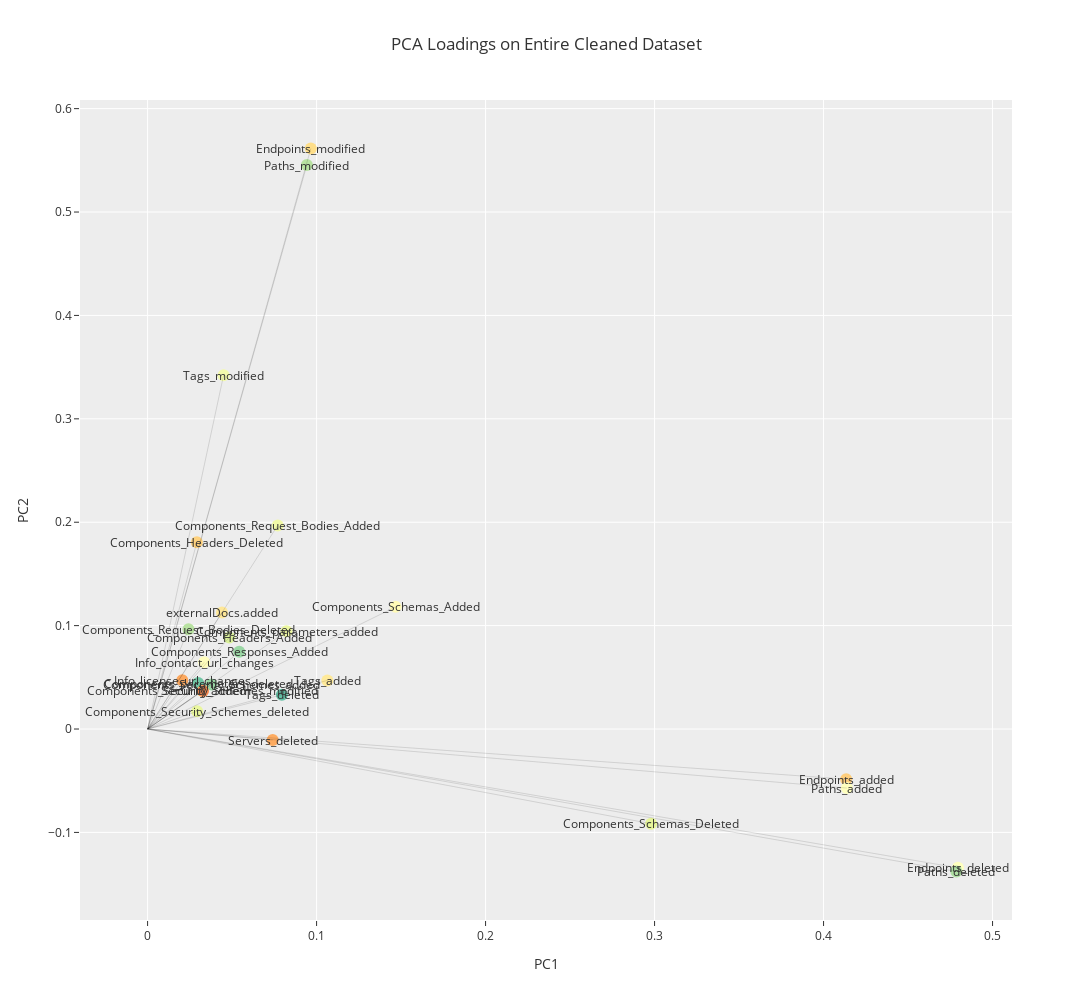

Notebook code cell kept with this figure:
### Code cell
import plotly.graph_objs as go
import numpy as np

# Get the loadings of x and y axes
xs = loadings_df_high_corr['PC1']
ys = loadings_df_high_corr['PC2']

# Create a scatterplot of the loadings with vectors
fig = go.Figure(data=[go.Scatter(
    x=xs,
    y=ys,
    mode='markers',
    marker=dict(
        size=12,
        color=np.random.randn(500), #set color equal to a variable
        colorscale='spectral', # one of plotly colorscales
        showscale=False
    )
)])
for i in range(len(xs)):
 fig.add_shape(
        type="line",
        x0=0,
        y0=0,
        x1=xs[i],
        y1=ys[i],
        line=dict(
            color="black",
            width=0.4
        )
    )
for i in range(len(xs)):
    fig.add_annotation(
        x=xs[i],
        y=ys[i],
        text=loadings_df_high_corr.index[i],
        showarrow=False
    )

fig.update_layout(template='ggplot2', title='PCA Loadings on Entire Cleaned Dataset ', width=1400, height=1000, showlegend=False,xaxis_title='PC1', yaxis_title='PC2')

### Figure 1 — Plotly figure (JSON) as saved in the notebook; plotly's stock layout.template omitted (floating-point values rounded to 4 significant figures; data arrays with more than 128 entries replaced by an {"elided": "..."} marker saying what was removed)
{"data": [{"marker": {"color": {"elided": "500 float values"}, "colorscale": [[0, "rgb(158,1,66)"], [0.1, "rgb(213,62,79)"], [0.2, "rgb(244,109,67)"], [0.3, "rgb(253,174,97)"], [0.4, "rgb(254,224,139)"], [0.5, "rgb(255,255,191)"], [0.6, "rgb(230,245,152)"], [0.7, "rgb(171,221,164)"], [0.8, "rgb(102,194,165)"], [0.9, "rgb(50,136,189)"], [1, "rgb(94,79,162)"]], "showscale": false, "size": 12}, "mode": "markers", "type": "scatter", "x": [0.04403, 0.4134, 0.4795, 0.08222, 0.07401, 0.4138, 0.4786, 0.03774, 0.02931, 0.1064, 0.07946, 0.04831, 0.02915, 0.07701, 0.02421, 0.05423, 0.1468, 0.298, 0.03349, 0.02053, 0.02991, 0.03246, 0.04496, 0.09426, 0.03279, 0.0966], "y": [0.1128, -0.0485, -0.1343, 0.09453, -0.01064, -0.05711, -0.1378, 0.04316, 0.01714, 0.04702, 0.03306, 0.08845, 0.1807, 0.1969, 0.09651, 0.07464, 0.1181, -0.09156, 0.06449, 0.04721, 0.04448, 0.03686, 0.3421, 0.5455, 0.03687, 0.5615]}], "layout": {"annotations": [{"showarrow": false, "text": "externalDocs.added", "x": 0.04403, "y": 0.1128}, {"showarrow": false, "text": "Endpoints_added", "x": 0.4134, "y": -0.0485}, {"showarrow": false, "text": "Endpoints_deleted", "x": 0.4795, "y": -0.1343}, {"showarrow": false, "text": "Components_parameters_added", "x": 0.08222, "y": 0.09453}, {"showarrow": false, "text": "Servers_deleted", "x": 0.07401, "y": -0.01064}, {"showarrow": false, "text": "Paths_added", "x": 0.4138, "y": -0.05711}, {"showarrow": false, "text": "Paths_deleted", "x": 0.4786, "y": -0.1378}, {"showarrow": false, "text": "Components_Security_Schemes_added", "x": 0.03774, "y": 0.04316}, {"showarrow": false, "text": "Components_Security_Schemes_deleted", "x": 0.02931, "y": 0.01714}, {"showarrow": false, "text": "Tags_added", "x": 0.1064, "y": 0.04702}, {"showarrow": false, "text": "Tags_deleted", "x": 0.07946, "y": 0.03306}, {"showarrow": false, "text": "Components_Headers_Added", "x": 0.04831, "y": 0.08845}, {"showarrow": false, "text": "Components_Headers_Deleted", "x": 0.02915, "y": 0.1807}, {"showarrow": false, "text": "Components_Request_Bodies_Added", "x": 0.07701, "y": 0.1969}, {"showarrow": false, "text": "Components_Request_Bodies_Deleted", "x": 0.02421, "y": 0.09651}, {"showarrow": false, "text": "Components_Responses_Added", "x": 0.05423, "y": 0.07464}, {"showarrow": false, "text": "Components_Schemas_Added", "x": 0.1468, "y": 0.1181}, {"showarrow": false, "text": "Components_Schemas_Deleted", "x": 0.298, "y": -0.09156}, {"showarrow": false, "text": "Info_contact_url_changes", "x": 0.03349, "y": 0.06449}, {"showarrow": false, "text": "Info_license_url_changes", "x": 0.02053, "y": 0.04721}, {"showarrow": false, "text": "Components_parameters_deleted", "x": 0.02991, "y": 0.04448}, {"showarrow": false, "text": "Components_Security_Schemes_modified", "x": 0.03246, "y": 0.03686}, {"showarrow": false, "text": "Tags_modified", "x": 0.04496, "y": 0.3421}, {"showarrow": false, "text": "Paths_modified", "x": 0.09426, "y": 0.5455}, {"showarrow": false, "text": "Security_added", "x": 0.03279, "y": 0.03687}, {"showarrow": false, "text": "Endpoints_modified", "x": 0.0966, "y": 0.5615}], "height": 1000, "shapes": [{"line": {"color": "black", "width": 0.4}, "type": "line", "x0": 0, "x1": 0.04403, "y0": 0, "y1": 0.1128}, {"line": {"color": "black", "width": 0.4}, "type": "line", "x0": 0, "x1": 0.4134, "y0": 0, "y1": -0.0485}, {"line": {"color": "black", "width": 0.4}, "type": "line", "x0": 0, "x1": 0.4795, "y0": 0, "y1": -0.1343}, {"line": {"color": "black", "width": 0.4}, "type": "line", "x0": 0, "x1": 0.08222, "y0": 0, "y1": 0.09453}, {"line": {"color": "black", "width": 0.4}, "type": "line", "x0": 0, "x1": 0.07401, "y0": 0, "y1": -0.01064}, {"line": {"color": "black", "width": 0.4}, "type": "line", "x0": 0, "x1": 0.4138, "y0": 0, "y1": -0.05711}, {"line": {"color": "black", "width": 0.4}, "type": "line", "x0": 0, "x1": 0.4786, "y0": 0, "y1": -0.1378}, {"line": {"color": "black", "width": 0.4}, "type": "line", "x0": 0, "x1": 0.03774, "y0": 0, "y1": 0.04316}, {"line": {"color": "black", "width": 0.4}, "type": "line", "x0": 0, "x1": 0.02931, "y0": 0, "y1": 0.01714}, {"line": {"color": "black", "width": 0.4}, "type": "line", "x0": 0, "x1": 0.1064, "y0": 0, "y1": 0.04702}, {"line": {"color": "black", "width": 0.4}, "type": "line", "x0": 0, "x1": 0.07946, "y0": 0, "y1": 0.03306}, {"line": {"color": "black", "width": 0.4}, "type": "line", "x0": 0, "x1": 0.04831, "y0": 0, "y1": 0.08845}, {"line": {"color": "black", "width": 0.4}, "type": "line", "x0": 0, "x1": 0.02915, "y0": 0, "y1": 0.1807}, {"line": {"color": "black", "width": 0.4}, "type": "line", "x0": 0, "x1": 0.07701, "y0": 0, "y1": 0.1969}, {"line": {"color": "black", "width": 0.4}, "type": "line", "x0": 0, "x1": 0.02421, "y0": 0, "y1": 0.09651}, {"line": {"color": "black", "width": 0.4}, "type": "line", "x0": 0, "x1": 0.05423, "y0": 0, "y1": 0.07464}, {"line": {"color": "black", "width": 0.4}, "type": "line", "x0": 0, "x1": 0.1468, "y0": 0, "y1": 0.1181}, {"line": {"color": "black", "width": 0.4}, "type": "line", "x0": 0, "x1": 0.298, "y0": 0, "y1": -0.09156}, {"line": {"color": "black", "width": 0.4}, "type": "line", "x0": 0, "x1": 0.03349, "y0": 0, "y1": 0.06449}, {"line": {"color": "black", "width": 0.4}, "type": "line", "x0": 0, "x1": 0.02053, "y0": 0, "y1": 0.04721}, {"line": {"color": "black", "width": 0.4}, "type": "line", "x0": 0, "x1": 0.02991, "y0": 0, "y1": 0.04448}, {"line": {"color": "black", "width": 0.4}, "type": "line", "x0": 0, "x1": 0.03246, "y0": 0, "y1": 0.03686}, {"line": {"color": "black", "width": 0.4}, "type": "line", "x0": 0, "x1": 0.04496, "y0": 0, "y1": 0.3421}, {"line": {"color": "black", "width": 0.4}, "type": "line", "x0": 0, "x1": 0.09426, "y0": 0, "y1": 0.5455}, {"line": {"color": "black", "width": 0.4}, "type": "line", "x0": 0, "x1": 0.03279, "y0": 0, "y1": 0.03687}, {"line": {"color": "black", "width": 0.4}, "type": "line", "x0": 0, "x1": 0.0966, "y0": 0, "y1": 0.5615}], "showlegend": false, "title": {"text": "PCA Loadings on Entire Cleaned Dataset "}, "width": 1400, "xaxis": {"title": {"text": "PC1"}}, "yaxis": {"title": {"text": "PC2"}}}}
